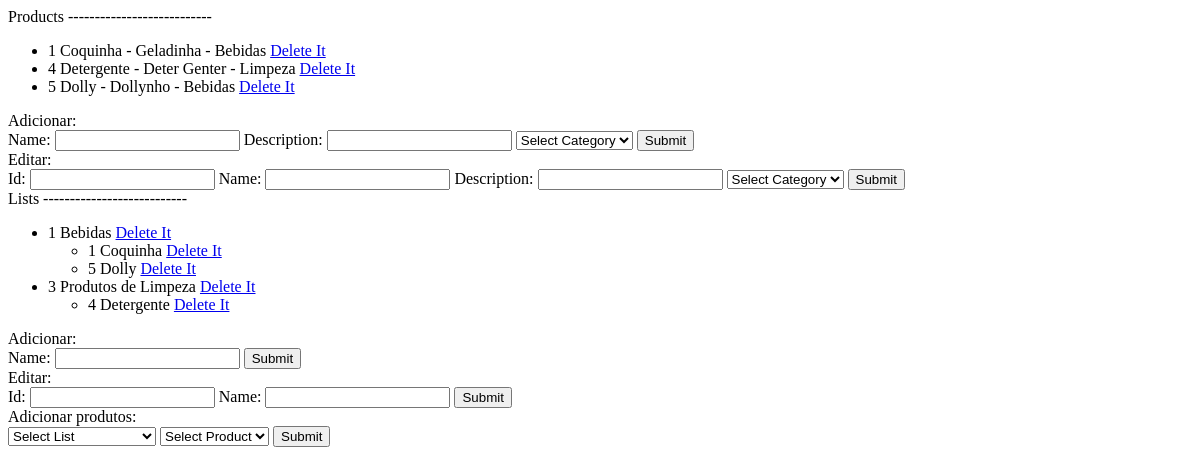
The app's page /, older data.
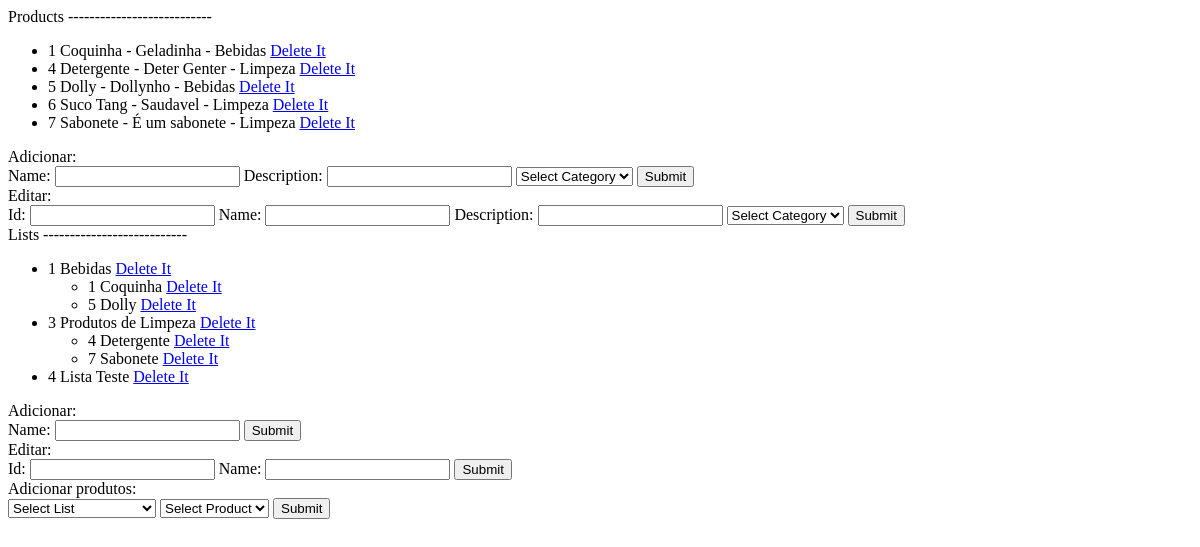
The same page, newer data.
### List/models.py (models this page shows, shortened)
class Product(models.Model):
    name = models.CharField(max_length=50)
    description = models.CharField(max_length=100, null=True)
    category = models.ForeignKey(Category, on_delete=models.SET_NULL, null=True)

class Category(models.Model):
    name = models.CharField(max_length=50)
    def __str__(self):
        return self.name

class List(models.Model):
    name = models.CharField(max_length=50)

class ProductsList(models.Model):
    product = models.ForeignKey(Product, on_delete=models.CASCADE)
    list = models.ForeignKey(List, on_delete=models.CASCADE)
    quantity = models.IntegerField(default=1)

### List/views.py (the view)
# urls.py: path('', views.index, name='index'),
def index(request):
    products = Product.objects.all
    lists = List.objects.all
    categories = Category.objects.all
    productsList = ProductsList.objects.all
    context = {
        'prods': products,
        'lists': lists,
        'categories': categories,
        'productsLists': productsList
    }
    return render(request, 'index.html', context)

### List/templates/index.html (shortened to what this page needs)
<!DOCTYPE html>
<html lang="pt-br">
<head>
</head>
<body>
    Products ---------------------------
    <ul>
    {% for prod in prods %}
        <li> {{prod.id}} {{prod.name}} - {{prod.description}} - {{prod.category}}
            <a class="btn btn-outline-danger" href="{% url 'delete_product' pk=prod.id %}">Delete It</a>
        </li>
    {% endfor %}
    </ul>
    Adicionar:
    <form action="/add_product/" method="post">
        <label for="name"> Name:</label>
        <input id="name" type="text" name="name" value="">
        <label for="description">Description: </label>
        <input id="description" type="text" name="description" value="">
        <select class="form-control mb-4" name="category">
            <option selected disabled>Select Category</option>
        </select>
        <input type="submit" value="Submit">
    </form>
    Editar:
    <form action="/edit_product/" method="post">
        <label for="id"> Id:</label>
        <input id="id" type="text" name="id" value="">
        <label for="name"> Name:</label>
        <input id="name" type="text" name="name" value="">
        <label for="description">Description: </label>
        <input id="description" type="text" name="description" value="">
        <select class="form-control mb-4" name="category">
            <option selected disabled>Select Category</option>
        </select>
        <input type="submit" value="Submit">
    </form>
    Lists ---------------------------
    <ul>
        {% for list in lists %}
            <li> {{list.id}} {{list.name}}
                <a class="btn btn-outline-danger" href="{% url 'delete_list' pk=list.id %}">Delete It</a>
            </li>
            <ul>
            {% for pl in productsLists %}
                {% if pl.list.id == list.id%}
                    <li> {{pl.product.id}} {{pl.product.name}}
                        <a class="btn btn-outline-danger" href="{% url 'delete_product_from_list' pi=pl.product.id li=pl.list.id %}">Delete It</a>
                    </li>
                {% endif %}
            {% endfor %}
            </ul>
        {% endfor %}
        </ul>
    Adicionar:
    <form action="/add_list/" method="post">
        <label for="name"> Name:</label>
        <input id="name" type="text" name="name" value="">
        <input type="submit" value="Submit">
    </form>
    Editar:
    <form action="/edit_list/" method="post">
        <label for="id"> Id:</label>
        <input id="id" type="text" name="id" value="">
        <label for="name"> Name:</label>
        <input id="name" type="text" name="name" value="">
        <input type="submit" value="Submit">
    </form>
    Adicionar produtos:
    <form action="/add_product_to_list/" method="post">
        <select class="form-control mb-4" name="list">
            <option selected disabled>Select List</option>
        </select>
        <select class="form-control mb-4" name="product">
            <option selected disabled>Select Product</option>
        </select>
        <input type="submit" value="Submit">
    </form>
</body>
</html>

Row changes from the older to the newer data that the page shows:
added Product: id "6", name "Suco Tang", description "Saudavel", category "Limpeza"
added Product: id "7", name "Sabonete", description "É um sabonete", category "Limpeza"
added ProductsList: product.id "7", product.name "Sabonete", shown under List "Produtos de Limpeza"
added List: id "4", name "Lista Teste"
